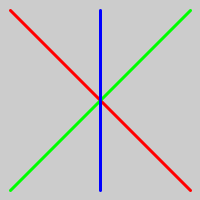
Frame 1 (no input)
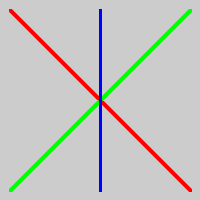
Frame 60 (the mouse pressed at the canvas centre just before this capture)
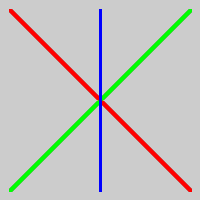
Frame 120 (the mouse held since frame 60 and released just before this capture)

The Processing sketch that drew these frames (run headless with seeded random() and noise(); from frame 60 on, the mouse is pressed at the canvas centre):

// Processing sketch: opdracht_3_1
// ── opdracht_3_1.pde
void setup() {
    size(200, 200);
}

void draw() {
    strokeWeight(3);

    // line 1 rood
    stroke(255,0,0);
    line(10, 10, 190, 190);
    
    // line 2 green
    stroke(0, 255, 0);
    line(190, 10, 10, 190);
    
    // line 3 blue
    stroke(0, 0, 255);
    line(100, 10, 100, 190);
}
